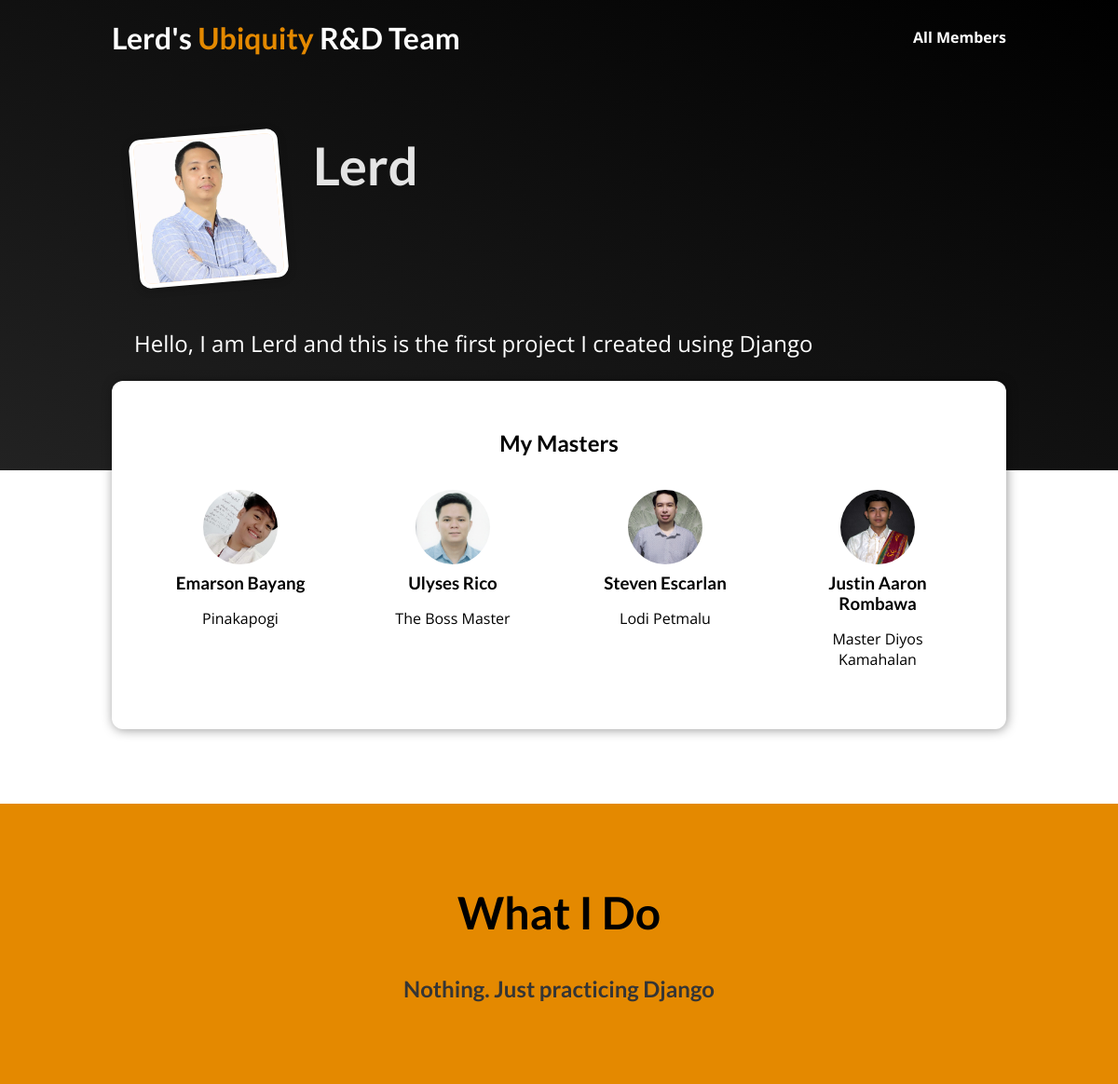
The page / on the database its author committed.
### blog/models.py (models this page shows, shortened)
class Post(models.Model):
    title = models.CharField(max_length=150)
    excerpt = models.CharField(max_length=200)
    image = models.ImageField(upload_to="posts", null=True)
    date = models.DateField(auto_now=True)
    slug = models.SlugField(unique=True)
    content = models.TextField(validators=[MinLengthValidator(10)])
    author = models.ForeignKey(
        Author, on_delete=models.SET_NULL, null=True, related_name="posts")
    tags = models.ManyToManyField(Tag)

class Author(models.Model):
    first_name = models.CharField(max_length=100)
    last_name = models.CharField(max_length=100)
    email_address = models.EmailField()
    def full_name(self):
        return f"{self.first_name} {self.last_name}"
    def __str__(self):
        return self.full_name()

### blog/views.py (the view)
# urls.py: path("",views.StartingPageView.as_view(),name="starting-page"),
class StartingPageView(ListView):
    template_name = "blog/index.html"
    model = Post
    ordering = ["-date"]
    context_object_name = "posts"
    def get_queryset(self):
        queryset = super().get_queryset()
        data = queryset[:4]
        return data

### blog/templates/blog/index.html (shortened to what this page needs)
{% extends "base.html" %}
{% load static %}
{% block css_files %}
    <link rel="stylesheet" href="{% static 'blog/post.css' %}"/>
    <link rel="stylesheet" href="{% static 'blog/index.css' %}"/>
{% endblock css_files %}
{% block content %}
    <section id="welcome">
        <header>
            <img src="{% static 'blog/images/lerd-robott.jpeg' %}" alt="Lerd - The Author"/>
            <h2 style="width:auto">Lerd</h2>
        </header>
        <p>Hello, I am Lerd and this is the first project I created using Django</p>
    </section>
    <section id="latest-posts">
        <h2>My Masters</h2>
        <ul>
            {% for post in  posts %}
                {% include "blog/includes/post.html" %}
            {% endfor %}
        </ul>
    </section>
    <section id="about">
        <h2>What I Do<h2>
        <p>
            Nothing. Just practicing Django
        </p>
{% endblock content %}

### blog/templates/blog/includes/post.html
{% load static %}
<li>
  <article class="post">
    <a href="{% url 'post-detail-page' post.slug %}">
      <img src="{{ post.image.url }}" alt="{{post.name}}" alt="Image Missing" />
      <div class="post__content">
        <h3>{{ post.author }}</h3>
        <p>{{post.title}}</p>
      </div>
    </a>
  </article>
</li>

### static/app.css (style rules this page uses)
* { box-sizing: border-box; }
html { font-family: 'Open Sans', 'Lato', sans-serif; }
body { margin: 0; }
h1, h2, h3 { font-family: 'Lato', sans-serif; font-weight: bold; }

### blog/static/blog/post.css (style rules this page uses)
.post { display: flex; flex-direction: column; align-items: center; text-align: center; transition: all 0.2s ease; }
.post a { text-decoration: none; color: black; transition: all 0.2s ease; padding: 1rem; width: 100%; }
.post img { width: 5rem; height: 5rem; object-fit: cover; border-radius: 50%; }
.post h3 { margin: 0.25rem 0; }

### blog/static/blog/index.css (style rules this page uses)
#welcome { background: linear-gradient(to right top, #222, #000000); padding: 6rem 12%; }
#welcome header { display: flex; align-items: flex-start; margin: 3rem auto; }
#welcome img { width: 10rem; height: 10rem; object-fit: cover; object-position: top; border: 5px solid white; border-radius: 12px; background-color: #ffe1bf; transform: rotateZ(-5deg); box-shadow: 0 2px 8px rgba(0, 0, 0, 0.25); }
#welcome h2 { font-size: 3.5rem; margin: 0 0 0 2rem; color: #e4e4e4; width: 10rem; }
#welcome p { color: white; font-size: 1.5rem; }
#latest-posts { background-color: white; padding: 2rem; border-radius: 12px; width: 60rem; margin: -6rem auto 2rem auto; box-shadow: 1px 1px 12px rgba(0, 0, 0, 0.4); }
#latest-posts h2 { text-align: center; }
#latest-posts ul { list-style: none; margin: 0; padding: 0; display: flex; gap: 1rem; }
#latest-posts li { flex: 1; }
#about { text-align: center; padding: 3rem; background-color: #e48900; margin-top: 5rem; }
#about h2 { font-size: 3rem; }
#about p { font-size: 1.5rem; color: #353535; }

### rows shown on the page
Post: image (picture), author "Emarson Bayang", title "Pinakapogi"
Post: image (picture), author "Ulyses Rico", title "The Boss Master"
Post: image (picture), author "Steven Escarlan", title "Lodi Petmalu"
Post: image (picture), author "Justin Aaron Rombawa", title "Master Diyos Kamahalan"
